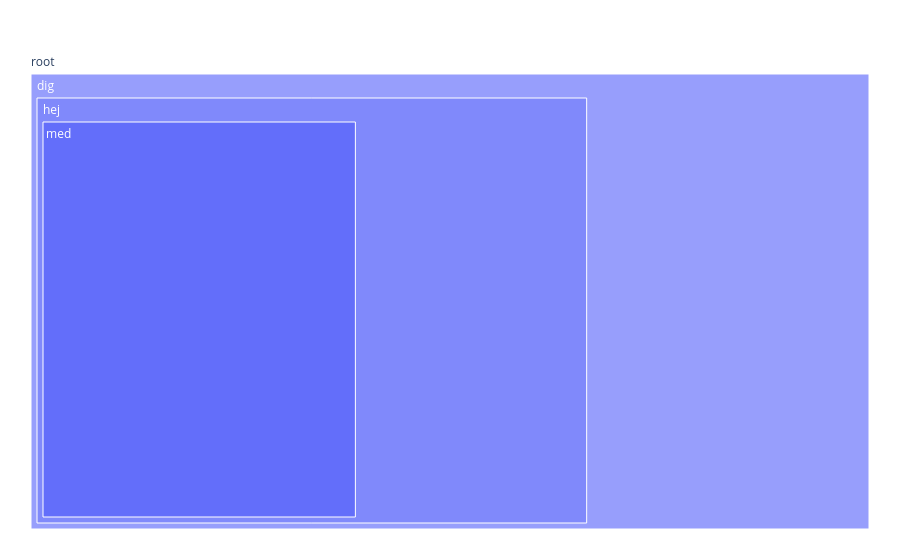

Here is the notebook cell this chart was saved with:
### Code cell
fig = go.Figure(go.Treemap(
    labels=["hej","dig", 'med'],
    parents=["dig", "root", 'hej'],
    values=[5, 6, 7],
))
fig.update_layout(margin = dict(t=50, l=25, r=25, b=25))
fig.show()

### Figure 1 — Plotly figure (JSON) as saved in the notebook; plotly's stock layout.template omitted (floating-point values rounded to 4 significant figures)
{"data": [{"labels": ["hej", "dig", "med"], "parents": ["dig", "root", "hej"], "type": "treemap", "values": [5, 6, 7]}], "layout": {"margin": {"b": 25, "l": 25, "r": 25, "t": 50}}}
